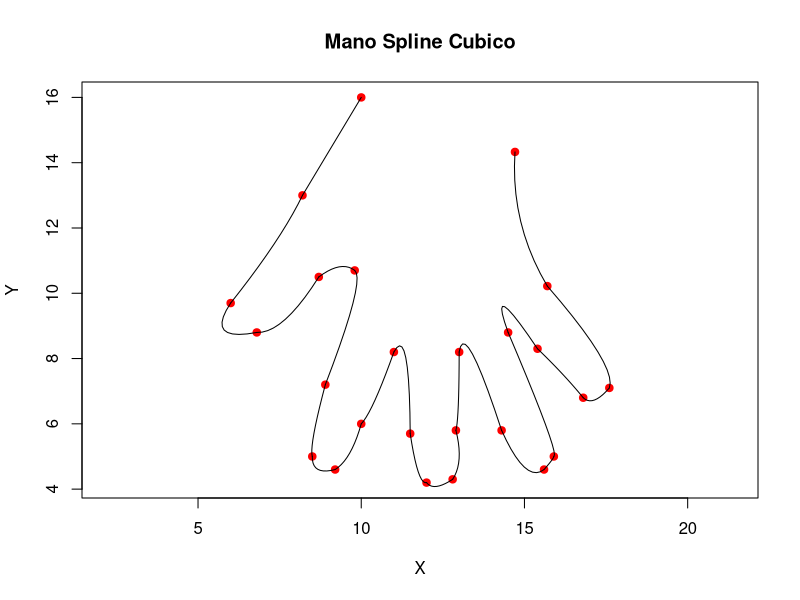

Recreate this plot in R.
# Datos

x=c(10, 8.2, 6.0, 6.8,  8.7,   9.8, 8.9, 8.5, 9.2, 10.0, 11.0, 11.5, 12.0,  12.8, 12.9, 13.0, 14.3,  15.6, 15.9, 14.5, 15.4, 16.8, 17.6,  15.7, 14.71)
y=c(16,  13, 9.7,   8.8, 10.5, 10.7, 7.2,   5,  4.6,  6.0,  8.2,  5.7,  4.2,   4.3,  5.8,  8.2,  5.8,   4.6,  5.0,  8.8,  8.3,  6.8,  7.1, 10.22, 14.33)

#Calculo del error de interpolaci?n
error<-function(x,f,s,n)
{
  err<-0
  sol<-0
  ans<-0
  for(i in 1:n)
  {
    h<-max(x[i+1]-x[i])
    err=h^(3/2)
    ans = f(x[i])-s[i]
    if(!is.null((ans< err))||!is.null((ans==err)))
    {
      sol[i]=ans
    }
  }
  return(sol)
}

#Imprime los resultados pertinentes
tabla<-function(x,y,err)
{
  datos<-data.frame(cbind(x,y,err))
  colnames(datos)<-c('X','Spline','Error')
  print(datos)
}

#Calculo del tama?o de paso "h"
#De la forma que h(i) = x(i+i) - x(i)
calHi<-function(x)
{
  n = length(x)
  h <- (c(x,0) - c(0,x))[2:n]
  return (h)
}

#Calculo de la matriz A que hace parte del sistema de ecuaciones As=B
#Es de la forma que cuando esta en la iteraci?n i
#Cuando (i,j) i = j = 2(hi+hi+1)
#Cuando (i,j-1) = hi
#Cuando (i,j+1) = hi+1
matrizA<-function(h,a,x)
{
  n = length(x)
  alph <- (3/c(1,h,1,1)*(c(a,1,1) - c(1,a,1)) - 3/c(1,1,h,1)*(c(1,a,1)-c(1,1,a)))[3:n]
  A <- c(1,rep(0,times=n-1))
  for (i in 1:(n-2)) {
    A <- rbind(A,c( rep(0,times=i-1) , c(h[i],2*(h[i]+h[i+1]),h[i+1]) , rep(0,times=n-i-2) ) )
  }
  A <- rbind(A,c(rep(0,times=n-1),1))
  
  return(A)
}

#Calculo de la matriz B que hace parte del sistema de ecuaciones As=B
#Es de la forma que cuando esta en la iteraci?n i
#Cuando (i,1) = 6((yi+2-yi+1)/hi+1-(yi+1-yi)/hi)
matrizB<-function(h,a)
{
  n = length(x)
  alph <- (3/c(1,h,1,1)*(c(a,1,1) - c(1,a,1)) - 3/c(1,1,h,1)*(c(1,a,1)-c(1,1,a)))[3:n]
  b <- c(0,alph,0)
  return (b)
}

#Despeje de la ecuaci?n de la forma AS=B en el cual obtenemos los valores de Spline
#que nos ayudar? a calcular los polinomios de interpolaci?n
calS<-function(A,b)
{
  c <- solve(A, b)
  return(c)
}

#Calculo de los coeficientes del polinomio de interpolaci?n Spline
#Recibe los spline del despeje de la ecuaci?n As=B
#los valores en X, Y y el tama?o de paso (h)
sNormal<-function(a,c,h)
{
  n = length(x)
  b <- ((c(a,0) - c(0,a))/c(1,h,1) - c(1,h,1)/3*(c(c,0) + 2*c(0,c)))[2:n]
  d <- ((c(c,0) - c(0,c))/(3*c(1,h,1)))[2:n]
  
  ans = rbind(a[1:n-1],b,c[1:n-1],d)
}

#Splie cubico, llama a las respectivas funciones para que la interpolacion funcione
sCubico<-function(x,y)
{
  h<-calHi(x)
  A<-matrizA(h,y,x)
  B<-matrizB(h,y)
  S<-calS(A,B)
  sNormal(y,S,h)
}

#Funcion que llama a las funciones de interpolar
#Graficar y calcular el error
splineCubico<-function(x,y)
{
  plot(x,y, pch=19, cex=1, col = "red", asp = 1, xlab="X", ylab = "Y", main = "Mano Spline Cubico")
  f = splinefun(x,y,method = "natural", ties = mean)
  t = 1:length(x)
  sx = sCubico(t,x)
  sy = sCubico(t,y)
  for (i in 1:(length(t)-1)) {
    dat<- data.frame(t=seq(t[i],t[i+1], by=0.1) )
    fx <- function(x) (sx[1,i] + sx[2,i]*(x-t[i]) + sx[3,i]*(x-t[i])^2 + sx[4,i]*(x-t[i]))
    fy <- function(x) (sy[1,i] + sy[2,i]*(x-t[i]) + sy[3,i]*(x-t[i])^2 + sy[4,i]*(x-t[i]))
    dat$y=fy(dat$t)
    dat$x=fx(dat$t)
    points(dat$x,dat$y,type='l', col='black')
    err=error(dat$x,f,dat$y,length(dat$x))
    tabla(dat$x,dat$y,err)
  }
}
splineCubico(x,y)